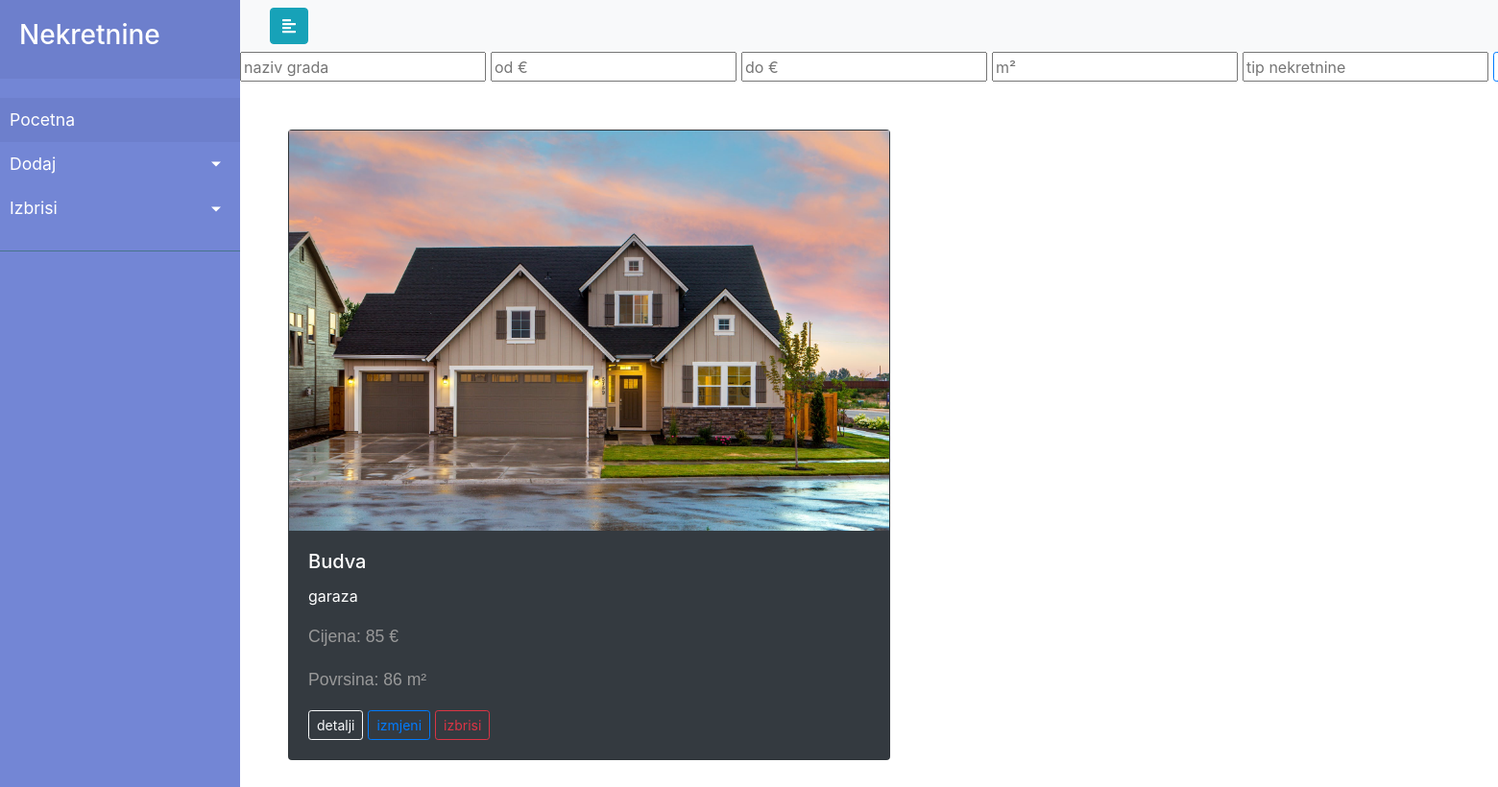
The page / on the database its author committed.
### tables this page shows
CREATE TABLE `nekretnina` (
  `id` int(11) NOT NULL,
  `grad_id` int(11) DEFAULT NULL,
  `tip_oglasa_id` int(11) NOT NULL,
  `tip_nekretnine_id` int(11) NOT NULL,
  `povrsina` decimal(11,0) NOT NULL,
  `godina_izgradnje` date NOT NULL,
  `opis` text NOT NULL,
  `nekretnina_status_id` int(11) NOT NULL,
  `cijena` decimal(11,0) NOT NULL,
  `fotografija_id` varchar(255) NOT NULL
);

CREATE TABLE `grad` (
  `id` int(11) NOT NULL,
  `name` varchar(255) NOT NULL
);

CREATE TABLE `tip_nekretnine` (
  `id` int(11) NOT NULL,
  `tip` varchar(255) NOT NULL
);

### index.php (the view, shortened to what this page needs)
<?php
include 'db.php';
$where_arr = [];
$where_arr[] = "1=1";
$where_str = implode(" AND ", $where_arr);
$slq = "SELECT nekretnina.*, grad.name as city_name,
tip_nekretnine.tip as tip
from nekretnina
left JOIN grad on nekretnina.grad_id = grad.id
left JOIN tip_nekretnine on nekretnina.tip_nekretnine_id = tip_nekretnine.id
WHERE $where_str
";
$res = mysqli_query($dbconn, $slq);
?>
<?php
include 'header.php';
?>
<div class="wrapper">
    <?php
    include 'sidebar.php';
    ?>
    <div id="content">
        <nav class="navbar navbar-light bg-light">
            <div class="container-fluid">
                <button type="button" id="sidebarCollapse" class="btn btn-info">
                    <i class="fas fa-align-left"></i>
                </button>
            </div>
        </nav>
        <form class="search-form" action="./index.php" method="GET">
            <input type="text" name="name" id="naziv_grada" placeholder="naziv grada">
            <input type="number" name="cijena1" placeholder="od €">
            <input type="number" name="cijena2" placeholder="do €">
            <input type="number" name="povrsina" placeholder="m²">
            <input type="text" name="tip" placeholder="tip nekretnine">
            <button class="btn btn-outline-primary btn-sm">Pretrazi</button>
        </form>
        <div class="content">
            <?php
            while ($row = mysqli_fetch_assoc($res)) {
                $id_temp = $row['id'];
                $link2 = "<a href=\"real_state.php?id=$id_temp\">detalji</a>";
                $link3 = "<a href=\"edit_realState.php?id=$id_temp\">izmjeni</a>";
                $link1 = "<a href=\"delete_realE.php?id=$id_temp\">izbrisi</a>";
                echo " <div class=\"card  text-white bg-dark\"> ";
                echo "<img  src=" . $row['fotografija_id'] . "  >";
                echo "<div class=\"card-body\">";
                echo "<h5 class=\"card-title\">" . $row['city_name'] . "</h5>";
                echo "<span>" . $row['tip'] . "</span>";
                echo "<p class=\"mt-3\">Cijena: "  . $row['cijena'] . " €</p>";
                echo "<p>Povrsina: " . $row['povrsina'] . " m²</p>";
                echo " <div class=\"dugmad\"> ";
                echo "<button class=\"btn btn-outline-light btn-sm\"> " . $link2 .  "</button>";
                echo "<button class=\"btn btn-outline-primary btn-sm\">" . $link3 .  "</button>";
                echo "<button class=\"btn btn-outline-danger btn-sm\">" . $link1 .  "</button>";
                echo "</div>";
                echo "</div>";
                echo "</div>";
            }
            ?>
        </div>
    </div>
</div>
<?php
include 'footer.php';
?>

### style.css (style rules this page uses)
.wrapper { display: flex; width: 100%; }
.content { display: grid; grid-template-columns: 1fr 1fr; padding: 50px; gap: 20px; }
.dugmad { display: flex; grid-gap: 5px; }
p { font-family: 'Poppins', sans-serif; font-size: 1.1em; font-weight: 300; line-height: 1.7em; color: #999; }
a, a:hover, a:focus { color: inherit; text-decoration: none; transition: all 0.3s; }
.search-form { display: flex; justify-content: center; grid-gap: 5px; }

### rows shown on the page
nekretnina: fotografija (picture), grad.name "Budva", tip_nekretnine.tip "garaza", cijena "85", povrsina "86"
